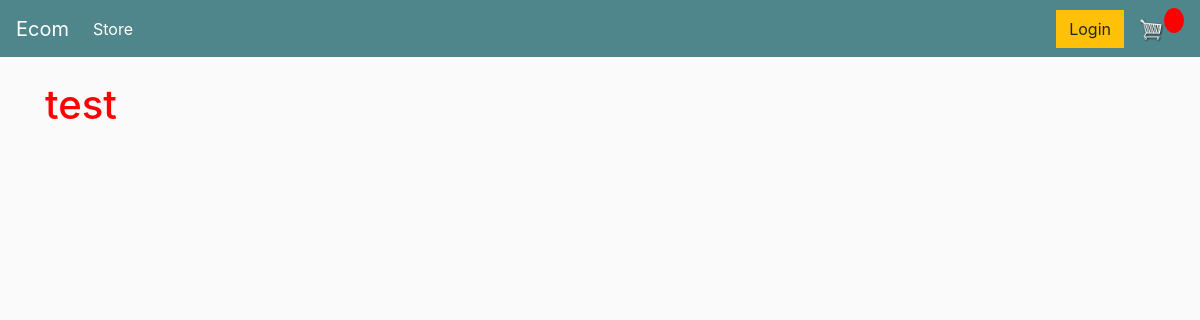
Before: / with the older database file.
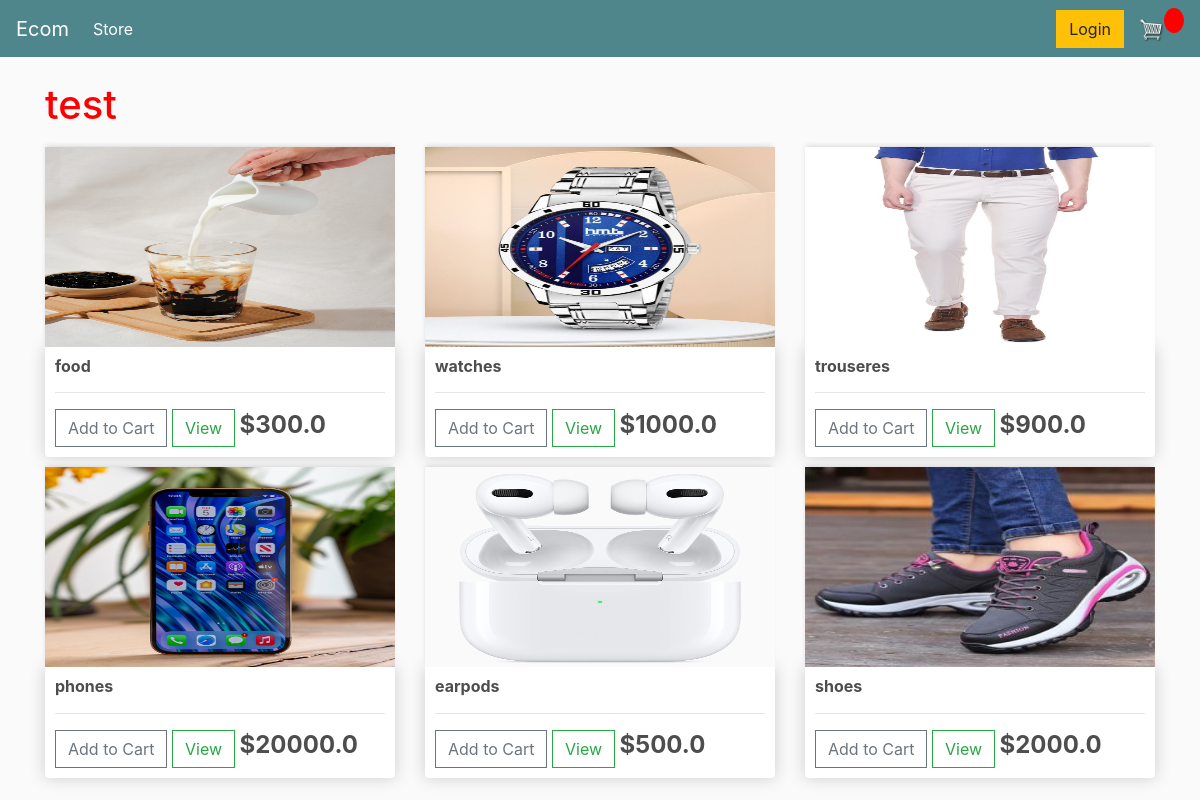
After: the same page with the newer database file.
### market/models.py (models this page shows)
class Product(models.Model):
	name = models.CharField(max_length=200)
	price = models.FloatField()
	digital = models.BooleanField(default=False,null=True, blank=True)
	image = models.ImageField(null=True, blank=True)
	def __str__(self):
		return self.name
	@property
	def imageURL(self):
		try:
			url = self.image.url
		except:
			url = ''
		return url

### market/views.py (the view)
# urls.py: path('', views.store, name='all_product'),
def store(request):
   products = Product.objects.all()
   print(products)
   context = {'products':products}
   return render(request, 'all_products/store.html',context)

### market/templates/all_products/store.html
{% extends 'all_products/base.html' %}
{% load static %}
{% block content %}
<h1>test</h1>
	<div class="row">
		{% for product in products %}
		<div class="col-lg-4">
			<img class="thumbnail" src="{{product.imageURL}}">
			<div class="box-element product">
				<h6><strong>{{product.name}}</strong></h6>
				<hr>
				<button data-product="{{product.id}}" data-action="add" class="btn btn-outline-secondary add-btn update-cart">Add to Cart</button>
				<a class="btn btn-outline-success" href="#">View</a>
				<h4 style="display: inline-block; "><strong>${{product.price}}</strong></h4>
			</div>
		</div>
		{% endfor %}
	</div>
{% endblock content %}

### market/templates/all_products/base.html (shortened to what this page needs)
<!DOCTYPE html>
{% load static %}
<html>
<head>
	<link rel="stylesheet" href="https://stackpath.bootstrapcdn.com/bootstrap/4.4.1/css/bootstrap.min.css">
	<link rel="stylesheet" type="text/css" href="{% static 'css/main.css' %}">
</head>
<body>
	<nav class="navbar navbar-expand-lg navbar-dark bg-dark">
	  <a class="navbar-brand" href="">Ecom</a>
	  <div class="collapse navbar-collapse" id="navbarSupportedContent">
	    <ul class="navbar-nav mr-auto">
	      <li class="nav-item active">
	        <a class="nav-link" href="{% url 'all_product' %}">Store <span class="sr-only">(current)</span></a>
	      </li>
	    </ul>
	    <div class="form-inline my-2 my-lg-0">
	     	<a href="#"class="btn btn-warning">Login</a>
	     	<a href="{% url 'cart' %}">
	    		<img  id="cart-icon" src="{% static 'images/cart.png' %}">
	    	</a>
	    	<p id="cart-total"></p>
	    </div>
	  </div>
	</nav>
     <div class="container">
            <br>
            {% block content %}
            {% endblock content %}
         </div>
</body>
</html>

### static/css/main.css (style rules this page uses)
body { background-color: hsl(0, 0%, 98%); }
h1,h2,h3,h4,h5,h6 { color:hsl(0, 0%, 30%); }
.box-element { box-shadow:hsl(0, 0%, 80%) 0 0 16px; background-color: #fff; border-radius: 4px; padding: 10px; }
.thumbnail { width: 100%; height: 200px; -webkit-box-shadow: -1px -3px 5px -2px rgba(214,214,214,1); -moz-box-shadow: -1px -3px 5px -2px rgba(214,214,214,1); box-shadow: -1px -3px 5px -2px rgba(214,214,214,1); }
.product { border-radius: 0 0 4px 4px; }
.bg-dark { background-color: #4f868c!important; }
#cart-icon { width:25px; display: inline-block; margin-left: 15px; }
h1 { color: red; }
#cart-total { display: block; text-align: center; color:#fff; background-color: red; width: 20px; height: 25px; border-radius: 50%; font-size: 14px; }
.col-lg-4, .col-lg-6, .col-lg-8, .col-lg-12 { margin-top: 10px; }
.btn { border-radius: 0; }

Changed rows visible on the page:
added Product: imageURL (picture), name "food", price "300.0"
added Product: imageURL (picture), name "watches", price "1000.0"
added Product: imageURL (picture), name "trouseres", price "900.0"
added Product: imageURL (picture), name "phones", price "20000.0"
added Product: imageURL (picture), name "earpods", price "500.0"
added Product: imageURL (picture), name "shoes", price "2000.0"
